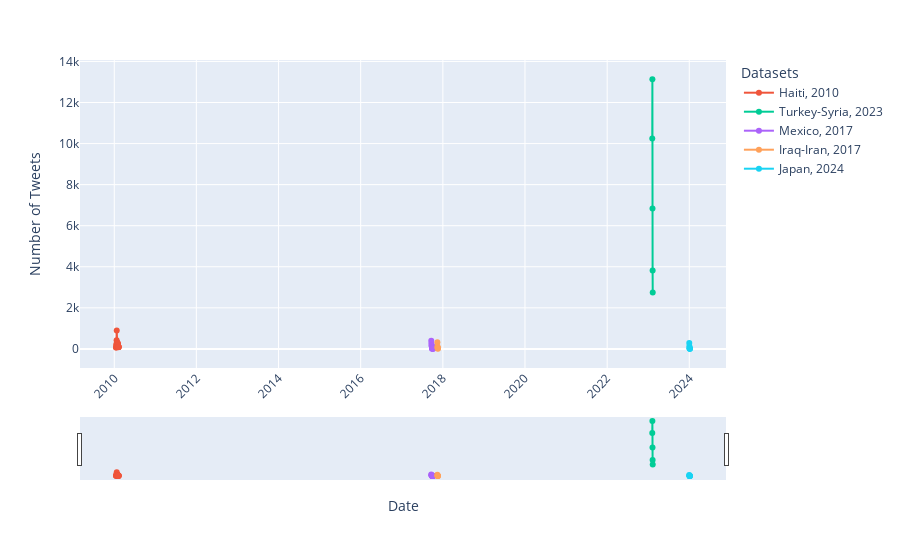

The notebook cell saved with this chart:
### Code cell
fig_entries_per_date.update_layout(
    xaxis_title='Date',
    yaxis_title='Number of Tweets',
    xaxis_tickangle=-45,  # Rotate the x-axis labels for better readability
    legend_title="Datasets",
    showlegend=True,
    xaxis_rangeslider_visible=True  # Add range slider for interactive zooming
)
fig_entries_per_date.show()

### Figure 1 — Plotly figure (JSON) as saved in the notebook; plotly's stock layout.template omitted (floating-point values rounded to 4 significant figures)
{"data": [{"hovertemplate": "<extra></extra>", "legendgroup": "", "line": {"color": "#636efa", "dash": "solid"}, "marker": {"symbol": "circle"}, "mode": "lines", "name": "", "orientation": "v", "showlegend": false, "type": "scatter", "xaxis": "x", "yaxis": "y"}, {"mode": "markers+lines", "name": "Haiti, 2010", "type": "scatter", "x": ["2010-01-17", "2010-01-18", "2010-01-19", "2010-01-20", "2010-01-21", "2010-01-22", "2010-01-23", "2010-01-24", "2010-01-25", "2010-01-26", "2010-01-27", "2010-01-28", "2010-01-29", "2010-01-30", "2010-01-31", "2010-02-01", "2010-02-02", "2010-02-03", "2010-02-04", "2010-02-05", "2010-02-06", "2010-02-07", "2010-02-08", "2010-02-09", "2010-02-10"], "y": [63, 67, 97, 212, 203, 422, 901, 319, 205, 280, 176, 142, 274, 297, 150, 190, 257, 208, 178, 98, 79, 87, 92, 87, 98]}, {"mode": "markers+lines", "name": "Turkey-Syria, 2023", "type": "scatter", "x": ["2023-02-06", "2023-02-07", "2023-02-08", "2023-02-09", "2023-02-10"], "y": [10248, 13138, 6834, 3815, 2742]}, {"mode": "markers+lines", "name": "Mexico, 2017", "type": "scatter", "x": ["2017-09-20", "2017-09-21", "2017-09-23", "2017-09-24", "2017-09-25", "2017-09-26", "2017-09-27", "2017-09-28", "2017-09-29", "2017-09-30", "2017-10-01", "2017-10-02", "2017-10-03", "2017-10-05", "2017-10-06"], "y": [392, 260, 148, 154, 138, 2, 54, 54, 50, 35, 21, 29, 30, 7, 6]}, {"mode": "markers+lines", "name": "Iraq-Iran, 2017", "type": "scatter", "x": ["2017-11-13", "2017-11-14", "2017-11-15", "2017-11-16", "2017-11-17", "2017-11-18"], "y": [323, 130, 59, 42, 33, 10]}, {"mode": "markers+lines", "name": "Japan, 2024", "type": "scatter", "x": ["2024-01-01", "2024-01-02", "2024-01-03", "2024-01-04", "2024-01-05", "2024-01-06", "2024-01-07"], "y": [288, 129, 36, 16, 17, 5, 2]}], "layout": {"legend": {"title": {"text": "Datasets"}, "tracegroupgap": 0}, "margin": {"t": 60}, "showlegend": true, "xaxis": {"anchor": "y", "domain": [0, 1], "rangeslider": {"visible": true}, "tickangle": -45, "title": {"text": "Date"}}, "yaxis": {"anchor": "x", "domain": [0, 1], "title": {"text": "Number of Tweets"}}}}
